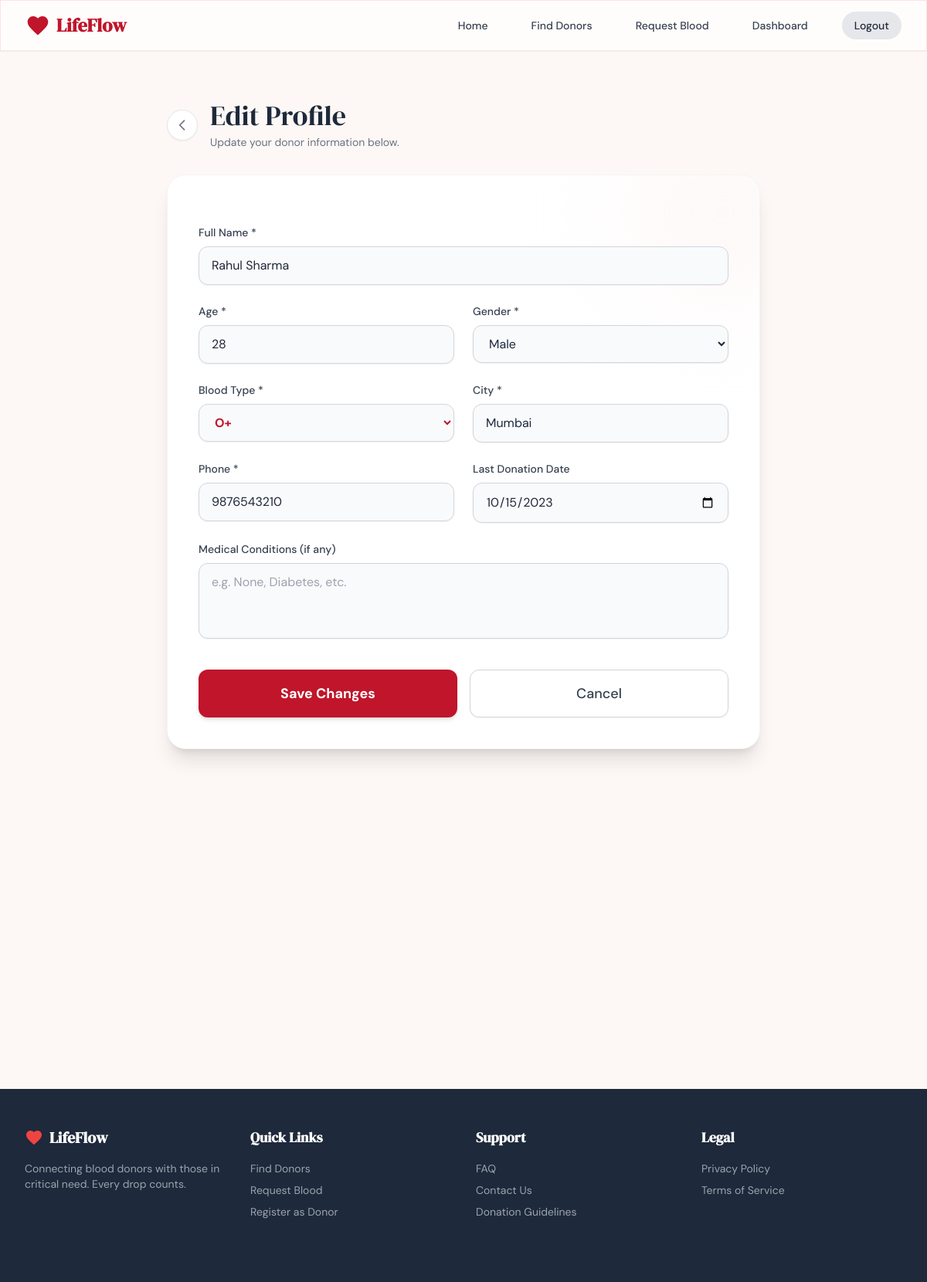
Page /edit_profile (signed in) on the committed database.
### app.py (models this page shows)
class Donor(db.Model):
    id = db.Column(db.String(50), primary_key=True)
    user_id = db.Column(db.String(36), db.ForeignKey('user.id'), nullable=False)
    name = db.Column(db.String(100), nullable=False)
    age = db.Column(db.Integer, nullable=False)
    gender = db.Column(db.String(20), nullable=False)
    blood_type = db.Column(db.String(5), nullable=False)
    city = db.Column(db.String(100), nullable=False)
    phone = db.Column(db.String(20), nullable=False)
    email = db.Column(db.String(120), nullable=False)
    last_donation = db.Column(db.String(20), nullable=True) # YYYY-MM-DD
    medical_conditions = db.Column(db.Text, nullable=True)
    available = db.Column(db.Boolean, default=True)
    next_eligible = db.Column(db.String(20), nullable=True) # YYYY-MM-DD
    donations_count = db.Column(db.Integer, default=0)

### app.py (the view, shortened to what this page needs)
@app.route('/edit_profile', methods=['GET', 'POST'])
@login_required
def edit_profile():
    user_id = session.get('user_id')
    donor = Donor.query.filter_by(user_id=user_id).first()
    if not donor:
        flash("Donor profile not found.", "error")
        return redirect(url_for('index'))
    return render_template('edit_profile.html', donor=donor)

### app.py (called while the page is built)
def check_session_timeout():
    now = datetime.now()
    if 'last_activity' in session:
        last_activity = datetime.fromisoformat(session['last_activity'])
        if now - last_activity > timedelta(minutes=10):
            session.clear()
            flash("Your session has expired due to inactivity.", "warning")
            return True
    session['last_activity'] = now.isoformat()
    return False

def login_required(f):
    @wraps(f)
    def decorated_function(*args, **kwargs):
        if 'user_id' not in session:
            flash("Please log in to access this page.", "warning")
            return redirect(url_for('login', next=request.url))
        if check_session_timeout():
            return redirect(url_for('login'))
        return f(*args, **kwargs)
    return decorated_function

def generate_csrf_token():
    if '_csrf_token' not in session:
        session['_csrf_token'] = str(uuid.uuid4())
    return session['_csrf_token']

@app.before_request
def csrf_protect():
    if request.method == "POST":
        token = session.get('_csrf_token', None)
        form_token = request.form.get('_csrf_token')
        header_token = request.headers.get('X-CSRFToken')
        if not token or token not in (form_token, header_token):
            abort(403, description="CSRF token validation failed.")

@app.before_request
def update_activity():
    if 'user_id' in session and request.endpoint != 'static':
        check_session_timeout()

### templates/edit_profile.html (shortened to what this page needs)
{% extends "base.html" %}
{% block content %}
<div class="min-h-[80vh] py-12 px-4 sm:px-6 lg:px-8 bg-cream">
    <div class="max-w-3xl mx-auto">
        <div class="flex items-center gap-4 mb-8">
            <a href="{{ url_for('dashboard') }}"
                class="w-10 h-10 rounded-full bg-white border border-gray-200 flex items-center justify-center text-gray-500 hover:text-crimson-600 hover:border-crimson-200 transition-colors shadow-sm">
                <svg class="h-5 w-5" fill="none" viewBox="0 0 24 24" stroke="currentColor">
                    <path stroke-linecap="round" stroke-linejoin="round" stroke-width="2" d="M15 19l-7-7 7-7" />
                </svg>
            </a>
            <div>
                <h1 class="text-3xl md:text-4xl font-serif text-ink">Edit Profile</h1>
                <p class="text-gray-500 text-sm mt-1">Update your donor information below.</p>
            </div>
        </div>
        <div class="bg-white rounded-3xl shadow-xl border border-gray-100 p-6 sm:p-10 relative overflow-hidden">
            <div
                class="absolute top-0 right-0 w-64 h-64 bg-red-50 rounded-full mix-blend-multiply filter blur-3xl opacity-50 -mr-20 -mt-20">
            </div>
            <form action="{{ url_for('edit_profile') }}" method="POST" class="space-y-6 relative z-10" novalidate>
                <div class="grid grid-cols-1 md:grid-cols-2 gap-6">
                    <div class="col-span-1 md:col-span-2 space-y-2">
                        <label for="name" class="block text-sm font-medium text-gray-700">Full Name *</label>
                        <input id="name" name="name" type="text" required value="{{ donor.name }}"
                            class="appearance-none block w-full px-4 py-3 border border-gray-300 rounded-xl shadow-sm focus:outline-none focus:ring-crimson-500 focus:border-crimson-500 transition-colors bg-gray-50 focus:bg-white">
                    </div>
                    <div class="space-y-2">
                        <label for="age" class="block text-sm font-medium text-gray-700">Age *</label>
                        <input id="age" name="age" type="number" min="18" max="65" required value="{{ donor.age }}"
                            class="appearance-none block w-full px-4 py-3 border border-gray-300 rounded-xl shadow-sm focus:outline-none focus:ring-crimson-500 focus:border-crimson-500 transition-colors bg-gray-50 focus:bg-white">
                    </div>
                    <div class="space-y-2">
                        <label for="gender" class="block text-sm font-medium text-gray-700">Gender *</label>
                        <select id="gender" name="gender" required
                            class="block w-full px-4 py-3 border border-gray-300 rounded-xl shadow-sm focus:outline-none focus:ring-crimson-500 focus:border-crimson-500 transition-colors bg-gray-50 focus:bg-white">
                            <option value="Male" {% if donor.gender=='Male' %}selected{% endif %}>Male</option>
                        </select>
                    </div>
                    <div class="space-y-2">
                        <label for="blood_type" class="block text-sm font-medium text-gray-700">Blood Type *</label>
                        <select id="blood_type" name="blood_type" required
                            class="block w-full px-4 py-3 border border-gray-300 rounded-xl shadow-sm focus:outline-none focus:ring-crimson-500 focus:border-crimson-500 transition-colors bg-gray-50 focus:bg-white text-crimson-700 font-bold">
                            {% for bt in ['A+', 'A-', 'B+', 'B-', 'AB+', 'AB-', 'O+', 'O-'] %}
                            <option value="{{ bt }}" {% if donor.blood_type==bt %}selected{% endif %}>{{ bt }}</option>
                            {% endfor %}
                        </select>
                    </div>
                    <div class="space-y-2">
                        <label for="city" class="block text-sm font-medium text-gray-700">City *</label>
                        <input id="city" name="city" type="text" required value="{{ donor.city }}"
                            class="appearance-none block w-full px-4 py-3 border border-gray-300 rounded-xl shadow-sm focus:outline-none focus:ring-crimson-500 focus:border-crimson-500 transition-colors bg-gray-50 focus:bg-white">
                    </div>
                    <div class="space-y-2">
                        <label for="phone" class="block text-sm font-medium text-gray-700">Phone *</label>
                        <input id="phone" name="phone" type="tel" required value="{{ donor.phone }}"
                            class="appearance-none block w-full px-4 py-3 border border-gray-300 rounded-xl shadow-sm focus:outline-none focus:ring-crimson-500 focus:border-crimson-500 transition-colors bg-gray-50 focus:bg-white">
                    </div>
                    <div class="space-y-2">
                        <label for="last_donation" class="block text-sm font-medium text-gray-700">Last Donation
                            Date</label>
                        <input id="last_donation" name="last_donation" type="date"
                            value="{{ donor.last_donation or '' }}"
                            class="appearance-none block w-full px-4 py-3 border border-gray-300 rounded-xl shadow-sm focus:outline-none focus:ring-crimson-500 focus:border-crimson-500 transition-colors bg-gray-50 focus:bg-white">
                    </div>
                    <div class="col-span-1 md:col-span-2 space-y-2">
                        <label for="medical_conditions" class="block text-sm font-medium text-gray-700">Medical
                            Conditions
                            (if any)</label>
                        <textarea id="medical_conditions" name="medical_conditions" rows="3"
                            class="appearance-none block w-full px-4 py-3 border border-gray-300 rounded-xl shadow-sm focus:outline-none focus:ring-crimson-500 focus:border-crimson-500 transition-colors bg-gray-50 focus:bg-white resize-none"
                            placeholder="e.g. None, Diabetes, etc.">{{ donor.medical_conditions or '' }}</textarea>
                    </div>
                </div>
                <div class="flex flex-col sm:flex-row gap-4 pt-4">
                    <button type="submit"
                        class="flex-1 flex justify-center py-4 px-4 border border-transparent rounded-xl shadow-md text-lg font-bold text-white bg-crimson-700 hover:bg-crimson-800 hover:shadow-lg hover:-translate-y-0.5 transition-all duration-300">
                        Save Changes
                    </button>
                    <a href="{{ url_for('dashboard') }}"
                        class="flex-1 flex justify-center py-4 px-4 border border-gray-300 rounded-xl shadow-sm text-lg font-medium text-gray-700 bg-white hover:bg-gray-50 hover:-translate-y-0.5 transition-all duration-300 text-center">
                        Cancel
                    </a>
                </div>
            </form>
        </div>
    </div>
</div>
{% endblock %}

### templates/base.html (style rules this page uses)
body { background-color: #FDF8F5; color: #1e293b; }
h1, h2, h3, h4, .font-serif { font-family: 'DM Serif Display', serif; }

### rows in the picture
Donor: name "Rahul Sharma", age "28", gender "Male", blood_type "O+", city "Mumbai", phone "9876543210", last_donation "10/15/2023"
